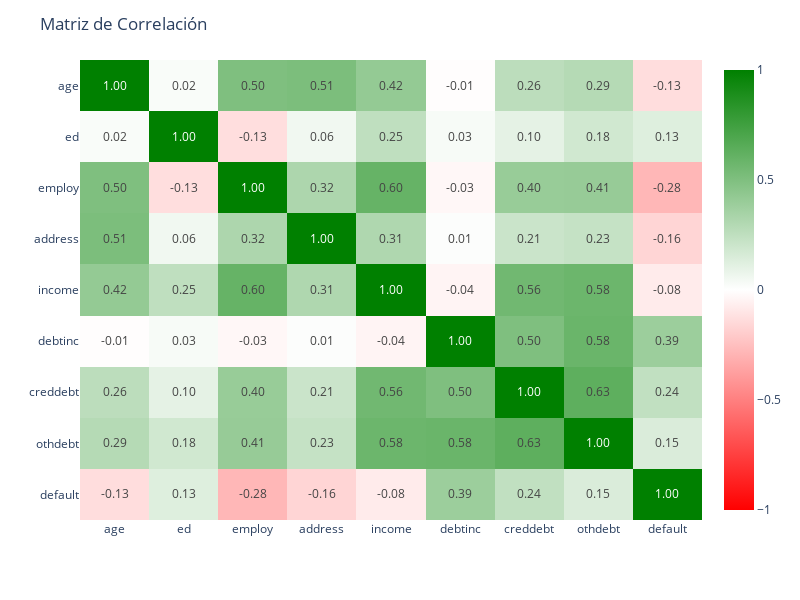
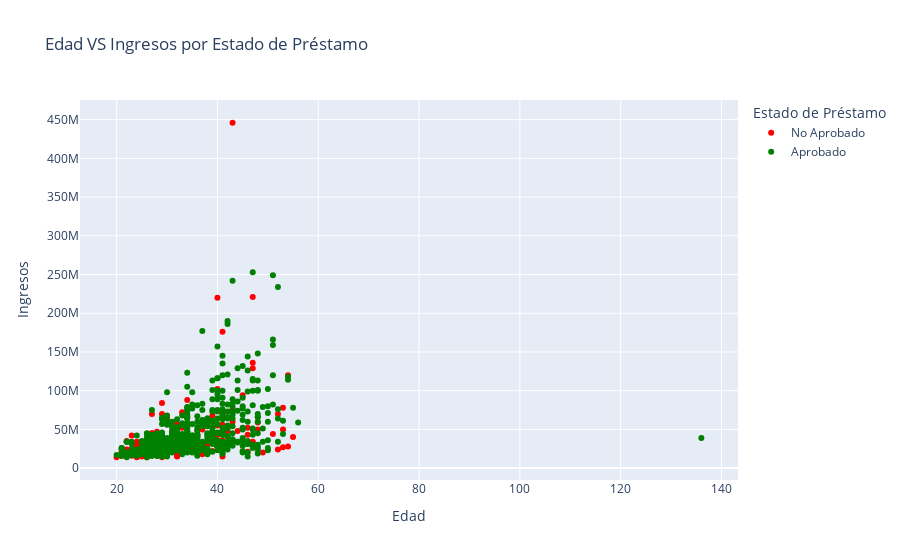
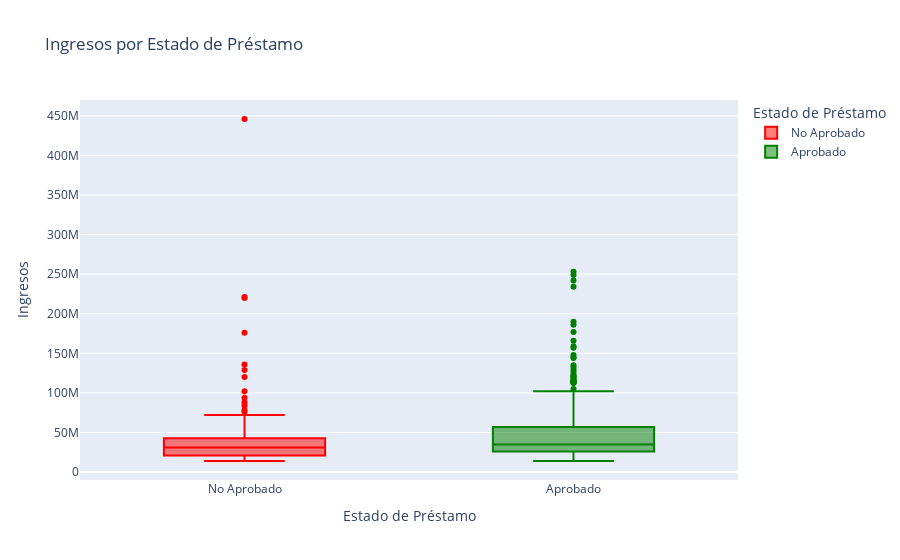
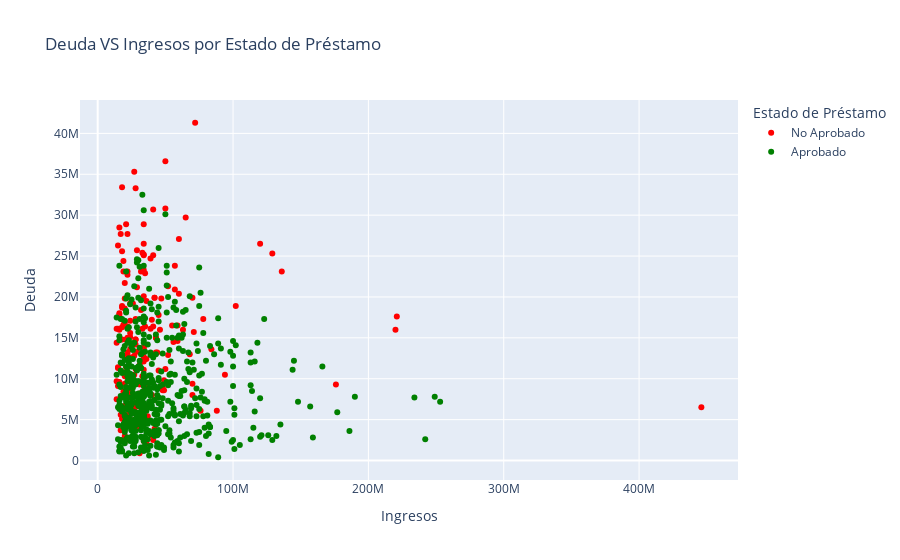

Notebook source saved alongside these figures, in order:
### Code cell
# Análisis Bivariante

def bivariat_analysis_(df):
    """Análisis bivariante y correlaciones"""
    print("=" * 50)
    print("ANÁLISIS BIVARIANTE")
    print("=" * 50)
    
    # Matriz de correlación
    numeric_cols = ['age', 'ed', 'employ', 'address', 'income', 'debtinc', 'creddebt', 'othdebt', 'default']    
    
    corr_matrix = df[numeric_cols].corr()
    
    fig = px.imshow(
        corr_matrix, text_auto='.2f', 
        aspect="auto", 
        color_continuous_scale=["red",'white','green'],
        zmin=-1, zmax=1
    )
    fig.update_layout(
        title="Matriz de Correlación",
        width=800, height=600,     
    )
    fig.show()
    
    # Relación entre edad e igresos por estado de préstamo
    fig = px.scatter(
        df, x='age', y='income',
        color='default_status',
        title='Edad VS Ingresos por Estado de Préstamo',
        labels={'age': 'Edad', 'income': 'Ingresos', 'default_status': 'Estado de Préstamo'},
        color_discrete_map={'Aprobado': 'green', 'No Aprobado': 'red'}
    )
    fig.show()
    
    # Boxplot de ingresos por estado de préstamo
    fig = px.box(
        df, x='default_status', y='income',
        title='Ingresos por Estado de Préstamo',
        labels={'default_status': 'Estado de Préstamo', 'income': 'Ingresos'},
        color='default_status',
        color_discrete_map={'Aprobado': 'green', 'No Aprobado': 'red'}
    )
    fig.show()
    
    # Relación entre deuda e igresos por estado de préstamo
    fig = px.scatter(
        df, x='income', y='debtinc',
        color='default_status',
        title='Deuda VS Ingresos por Estado de Préstamo',
        labels={'debtinc': 'Deuda', 'income': 'Ingresos', 'default_status': 'Estado de Préstamo'},
        color_discrete_map={'Aprobado': 'green', 'No Aprobado': 'red'}
    )
    fig.show()
    
bivariat_analysis_(df)

### Figure 1 — Plotly figure (JSON) as saved in the notebook; plotly's stock layout.template omitted (floating-point values rounded to 4 significant figures)
{"data": [{"coloraxis": "coloraxis", "hovertemplate": "x: %{x}<br>y: %{y}<br>color: %{z}<extra></extra>", "name": "0", "texttemplate": "%{z:.2f}", "type": "heatmap", "x": ["age", "ed", "employ", "address", "income", "debtinc", "creddebt", "othdebt", "default"], "xaxis": "x", "y": ["age", "ed", "employ", "address", "income", "debtinc", "creddebt", "othdebt", "default"], "yaxis": "y", "z": [[1.0, 0.02336, 0.5008, 0.5145, 0.42, -0.006807, 0.2642, 0.292, -0.1332], [0.02336, 1.0, -0.13, 0.05583, 0.2507, 0.02964, 0.1025, 0.1843, 0.1288], [0.5008, -0.13, 1.0, 0.321, 0.6013, -0.03118, 0.4037, 0.4061, -0.283], [0.5145, 0.05583, 0.321, 1.0, 0.3121, 0.01235, 0.209, 0.227, -0.1637], [0.42, 0.2507, 0.6013, 0.3121, 1.0, -0.04379, 0.5574, 0.5774, -0.07743], [-0.006807, 0.02964, -0.03118, 0.01235, -0.04379, 1.0, 0.5018, 0.5849, 0.3896], [0.2642, 0.1025, 0.4037, 0.209, 0.5574, 0.5018, 1.0, 0.6331, 0.2447], [0.292, 0.1843, 0.4061, 0.227, 0.5774, 0.5849, 0.6331, 1.0, 0.1457], [-0.1332, 0.1288, -0.283, -0.1637, -0.07743, 0.3896, 0.2447, 0.1457, 1.0]]}], "layout": {"coloraxis": {"cmax": 1, "cmin": -1, "colorscale": [[0, "red"], [0.5, "white"], [1, "green"]]}, "height": 600, "margin": {"t": 60}, "title": {"text": "Matriz de Correlación"}, "width": 800, "xaxis": {"anchor": "y", "domain": [0, 1]}, "yaxis": {"anchor": "x", "autorange": "reversed", "domain": [0, 1]}}}

### Figure 2 — Plotly figure (JSON) as saved in the notebook; plotly's stock layout.template omitted (floating-point values rounded to 4 significant figures; data arrays with more than 128 entries replaced by an {"elided": "..."} marker saying what was removed)
{"data": [{"hovertemplate": "Estado de Préstamo=No Aprobado<br>Edad=%{x}<br>Ingresos=%{y}<extra></extra>", "legendgroup": "No Aprobado", "marker": {"color": "red", "symbol": "circle"}, "mode": "markers", "name": "No Aprobado", "orientation": "v", "showlegend": true, "type": "scatter", "x": {"elided": "183 float values"}, "xaxis": "x", "y": {"elided": "183 float values"}, "yaxis": "y"}, {"hovertemplate": "Estado de Préstamo=Aprobado<br>Edad=%{x}<br>Ingresos=%{y}<extra></extra>", "legendgroup": "Aprobado", "marker": {"color": "green", "symbol": "circle"}, "mode": "markers", "name": "Aprobado", "orientation": "v", "showlegend": true, "type": "scatter", "x": {"elided": "517 float values"}, "xaxis": "x", "y": {"elided": "517 float values"}, "yaxis": "y"}], "layout": {"legend": {"title": {"text": "Estado de Préstamo"}, "tracegroupgap": 0}, "title": {"text": "Edad VS Ingresos por Estado de Préstamo"}, "xaxis": {"anchor": "y", "domain": [0, 1], "title": {"text": "Edad"}}, "yaxis": {"anchor": "x", "domain": [0, 1], "title": {"text": "Ingresos"}}}}

### Figure 3 — Plotly figure (JSON) as saved in the notebook; plotly's stock layout.template omitted (floating-point values rounded to 4 significant figures; data arrays with more than 128 entries replaced by an {"elided": "..."} marker saying what was removed)
{"data": [{"alignmentgroup": "True", "hovertemplate": "Estado de Préstamo=%{x}<br>Ingresos=%{y}<extra></extra>", "legendgroup": "No Aprobado", "marker": {"color": "red"}, "name": "No Aprobado", "notched": false, "offsetgroup": "No Aprobado", "orientation": "v", "showlegend": true, "type": "box", "x": {"elided": "183 str values"}, "x0": " ", "xaxis": "x", "y": {"elided": "183 float values"}, "y0": " ", "yaxis": "y"}, {"alignmentgroup": "True", "hovertemplate": "Estado de Préstamo=%{x}<br>Ingresos=%{y}<extra></extra>", "legendgroup": "Aprobado", "marker": {"color": "green"}, "name": "Aprobado", "notched": false, "offsetgroup": "Aprobado", "orientation": "v", "showlegend": true, "type": "box", "x": {"elided": "517 str values"}, "x0": " ", "xaxis": "x", "y": {"elided": "517 float values"}, "y0": " ", "yaxis": "y"}], "layout": {"boxmode": "overlay", "legend": {"title": {"text": "Estado de Préstamo"}, "tracegroupgap": 0}, "title": {"text": "Ingresos por Estado de Préstamo"}, "xaxis": {"anchor": "y", "categoryarray": ["No Aprobado", "Aprobado"], "categoryorder": "array", "domain": [0, 1], "title": {"text": "Estado de Préstamo"}}, "yaxis": {"anchor": "x", "domain": [0, 1], "title": {"text": "Ingresos"}}}}

### Figure 4 — Plotly figure (JSON) as saved in the notebook; plotly's stock layout.template omitted (floating-point values rounded to 4 significant figures; data arrays with more than 128 entries replaced by an {"elided": "..."} marker saying what was removed)
{"data": [{"hovertemplate": "Estado de Préstamo=No Aprobado<br>Ingresos=%{x}<br>Deuda=%{y}<extra></extra>", "legendgroup": "No Aprobado", "marker": {"color": "red", "symbol": "circle"}, "mode": "markers", "name": "No Aprobado", "orientation": "v", "showlegend": true, "type": "scatter", "x": {"elided": "183 float values"}, "xaxis": "x", "y": {"elided": "183 int values"}, "yaxis": "y"}, {"hovertemplate": "Estado de Préstamo=Aprobado<br>Ingresos=%{x}<br>Deuda=%{y}<extra></extra>", "legendgroup": "Aprobado", "marker": {"color": "green", "symbol": "circle"}, "mode": "markers", "name": "Aprobado", "orientation": "v", "showlegend": true, "type": "scatter", "x": {"elided": "517 float values"}, "xaxis": "x", "y": {"elided": "517 int values"}, "yaxis": "y"}], "layout": {"legend": {"title": {"text": "Estado de Préstamo"}, "tracegroupgap": 0}, "title": {"text": "Deuda VS Ingresos por Estado de Préstamo"}, "xaxis": {"anchor": "y", "domain": [0, 1], "title": {"text": "Ingresos"}}, "yaxis": {"anchor": "x", "domain": [0, 1], "title": {"text": "Deuda"}}}}
